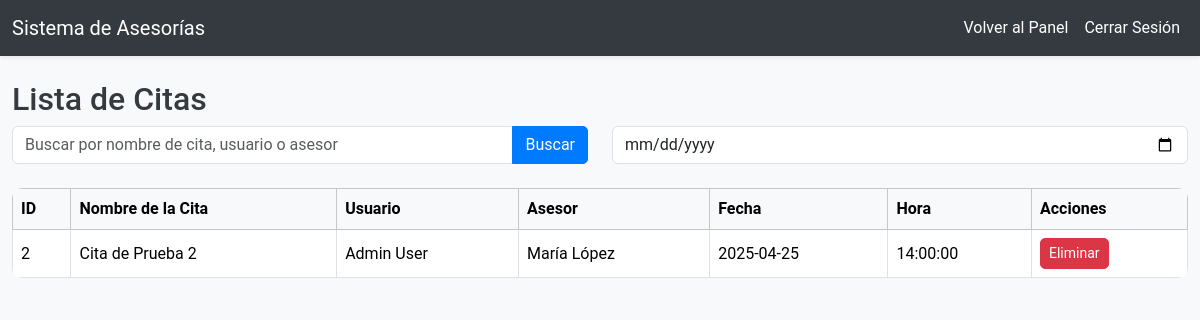
The page /citas.php (signed in) on the database its author committed.
### tables this page shows
CREATE TABLE `citas` (
  `id_cita` int(11) NOT NULL,
  `nombre` varchar(50) NOT NULL,
  `documento_usuario` varchar(10) NOT NULL,
  `asesor_id` int(11) NOT NULL,
  `fecha` date NOT NULL,
  `hora` time NOT NULL
);

CREATE TABLE `usuarios` (
  `documento` varchar(11) NOT NULL,
  `nombres` varchar(40) NOT NULL,
  `telefono` varchar(20) NOT NULL,
  `email` varchar(150) NOT NULL,
  `clave` varchar(255) NOT NULL,
  `id_empresa` int(11) NOT NULL,
  `id_rol` int(11) NOT NULL
);

CREATE TABLE `asesores` (
  `id_asesor` int(11) NOT NULL,
  `nombre` varchar(40) NOT NULL,
  `especialidad` varchar(250) NOT NULL,
  `cod_barra` varchar(500) NOT NULL,
  `id_empresa` int(11) NOT NULL
);

### citas.php (the view, shortened to what this page needs)
<?php
$host = '127.0.0.1';
$db = 'estilo_personal_hombres';
$user = 'root';
$pass = '';
$charset = 'utf8mb4';
$dsn = "mysql:host=$host;dbname=$db;charset=$charset";
$options = [
    PDO::ATTR_ERRMODE => PDO::ERRMODE_EXCEPTION,
    PDO::ATTR_DEFAULT_FETCH_MODE => PDO::FETCH_ASSOC,
    PDO::ATTR_EMULATE_PREPARES => false,
];
try {
    $pdo = new PDO($dsn, $user, $pass, $options);
} catch (PDOException $e) {
    die("Error de conexión: " . $e->getMessage());
}
$documento = $_SESSION['documento'];
$stmt = $pdo->prepare("SELECT id_empresa FROM usuarios WHERE documento = ?");
$stmt->execute([$documento]);
$admin = $stmt->fetch();
$id_empresa = $admin['id_empresa'];
$search = $_GET['search'] ?? '';
$fecha = $_GET['fecha'] ?? '';
$query = "SELECT c.*, u.nombres AS nombre_usuario, a.nombre AS nombre_asesor
          FROM citas c
          JOIN usuarios u ON c.documento_usuario = u.documento
          JOIN asesores a ON c.asesor_id = a.id_asesor
          WHERE u.id_empresa = ?";
$params = [$id_empresa];
$stmt = $pdo->prepare($query);
$stmt->execute($params);
$citas = $stmt->fetchAll();
?>
<!DOCTYPE html>
<html lang="es">
<head>
    <link href="css/bootstrap.min.css" rel="stylesheet">
    <link href="css/estilo.css" rel="stylesheet">
</head>
<body>
    <nav class="navbar navbar-expand-lg navbar-light bg-light shadow-sm">
        <div class="container">
            <a class="navbar-brand" href="#">Sistema de Asesorías</a>
            <div class="navbar-nav ms-auto">
                <a class="nav-link" href="admin.php">Volver al Panel</a>
                <a class="nav-link" href="logout.php">Cerrar Sesión</a>
            </div>
        </div>
    </nav>
    <div class="container mt-4">
        <h2>Lista de Citas</h2>
        <form method="GET" class="mb-3">
            <div class="row">
                <div class="col-md-6 mb-2">
                    <div class="input-group">
                        <input type="text" class="form-control" name="search" placeholder="Buscar por nombre de cita, usuario o asesor" value="<?php echo htmlspecialchars($search); ?>">
                        <button type="submit" class="btn btn-primary">Buscar</button>
                    </div>
                </div>
                <div class="col-md-6 mb-2">
                    <input type="date" class="form-control" name="fecha" value="<?php echo htmlspecialchars($fecha); ?>">
                </div>
            </div>
        </form>
        <table class="table table-bordered table-hover">
            <thead class="table-light">
                <tr>
                    <th>ID</th>
                    <th>Nombre de la Cita</th>
                    <th>Usuario</th>
                    <th>Asesor</th>
                    <th>Fecha</th>
                    <th>Hora</th>
                    <th>Acciones</th>
                </tr>
            </thead>
            <tbody>
                <?php foreach ($citas as $cita): ?>
                    <tr>
                        <td><?php echo htmlspecialchars($cita['id_cita']); ?></td>
                        <td><?php echo htmlspecialchars($cita['nombre']); ?></td>
                        <td><?php echo htmlspecialchars($cita['nombre_usuario']); ?></td>
                        <td><?php echo htmlspecialchars($cita['nombre_asesor']); ?></td>
                        <td><?php echo htmlspecialchars($cita['fecha']); ?></td>
                        <td><?php echo htmlspecialchars($cita['hora']); ?></td>
                        <td>
                            <form method="POST" style="display:inline;" onsubmit="return confirm('¿Estás seguro de eliminar esta cita?');">
                                <button type="submit" name="eliminar_cita" class="btn btn-sm btn-danger">Eliminar</button>
                            </form>
                        </td>
                    </tr>
                <?php endforeach; ?>
            </tbody>
        </table>
    </div>
</body>
</html>

### css/estilo.css (style rules this page uses)
body { background-color: #f8f9fa; font-family: 'Roboto', sans-serif; }
.navbar { background-color: #343a40 !important; }
.navbar-brand, .nav-link { color: #ffffff !important; }
h2, h3, h4 { color: #343a40; }
.btn-primary { background-color: #007bff; border-color: #007bff; border-radius: 5px; }
.btn-danger { background-color: #dc3545; border-color: #dc3545; border-radius: 5px; }
.table { background-color: #ffffff; border-radius: 10px; overflow: hidden; }
.table th, .table td { vertical-align: middle; }
.container { max-width: 1200px; }

### rows shown on the page
citas: id_cita "2", nombre "Cita de Prueba 2", documento_usuario.nombres "Admin User", asesor.nombre "María López", fecha "2025-04-25", hora "14:00:00"
